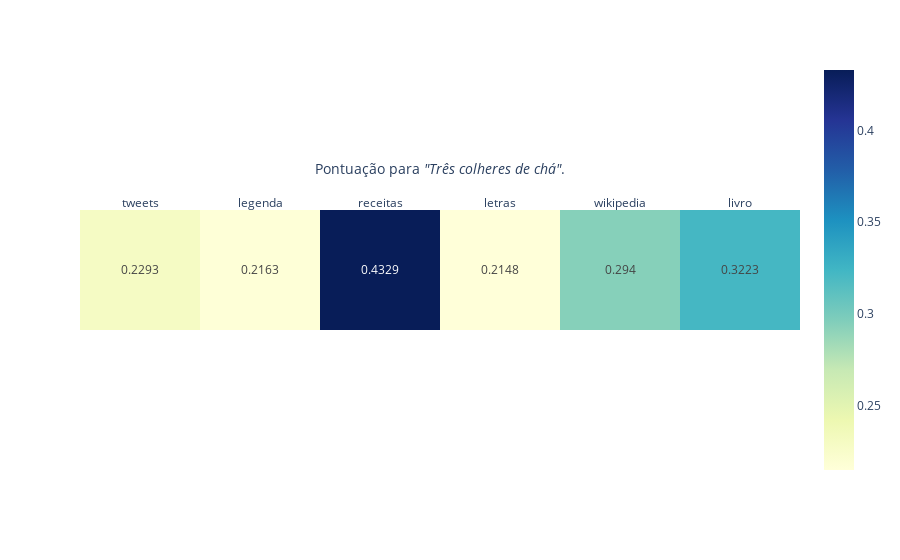

The code cell stored with this chart in its notebook:
### Code cell
# Teste o modelo com um fragmento de texto qualquer
plot_heatmap("Três colheres de chá")

### Figure 1 — Plotly figure (JSON) as saved in the notebook; plotly's stock layout.template omitted (floating-point values rounded to 4 significant figures)
{"data": [{"coloraxis": "coloraxis", "hovertemplate": "x: %{x}<br>y: %{y}<br>color: %{z}<extra></extra>", "name": "0", "texttemplate": "%{z}", "type": "heatmap", "xaxis": "x", "yaxis": "y", "z": [[0.2293, 0.2163, 0.4329, 0.2148, 0.294, 0.3223]]}], "layout": {"coloraxis": {"colorscale": [[0, "rgb(255,255,217)"], [0.125, "rgb(237,248,177)"], [0.25, "rgb(199,233,180)"], [0.375, "rgb(127,205,187)"], [0.5, "rgb(65,182,196)"], [0.625, "rgb(29,145,192)"], [0.75, "rgb(34,94,168)"], [0.875, "rgb(37,52,148)"], [1, "rgb(8,29,88)"]]}, "margin": {"t": 60}, "xaxis": {"anchor": "y", "constrain": "domain", "domain": [0, 1], "scaleanchor": "y", "side": "top", "tickmode": "array", "ticktext": ["tweets", "legenda", "receitas", "letras", "wikipedia", "livro"], "tickvals": [0, 1, 2, 3, 4, 5], "title": {"text": "Pontuação para <i>\"Três colheres de chá\"</i>."}}, "yaxis": {"anchor": "x", "autorange": "reversed", "constrain": "domain", "domain": [0, 1], "visible": false}}}
